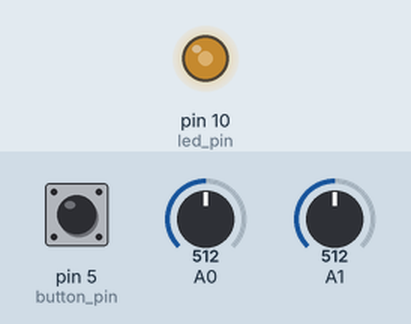
Recording of a sketch running on a simulated Arduino Uno, built with avr-gcc and run on an emulated ATmega328P. Parts: output pins drawn as LEDs (lit = HIGH). Dashed ring = blinking. Inputs (shaded band) come from the test bench; at power-on: A0 = 512, A1 = 512, pin 5 (button_pin) HIGH.

Above: at 1.2 s.
1.3 s: A0 set to 6
4.3 s: A0 set to 3
At 5.55 s:
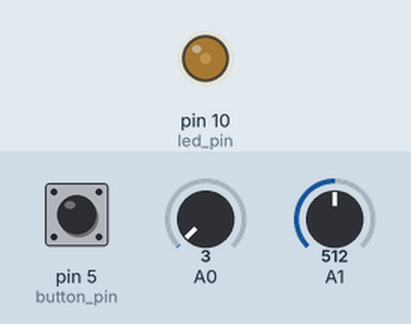
7.3 s: A1 set to 1023
10.3 s: A0 set to 306
13.3 s: pin 5 (button_pin) pulled LOW for 0.15 s
At 14.5 s:
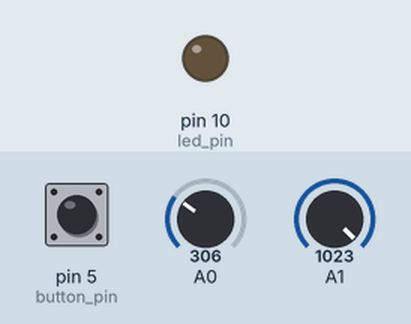
14.9 s: pin 5 (button_pin) pulled LOW for 1 s
At 15.6 s:
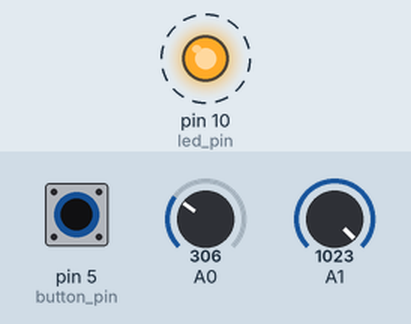
Timing chart, 0 to 19.9 s (numbered marks = the images above; inputs shaded):
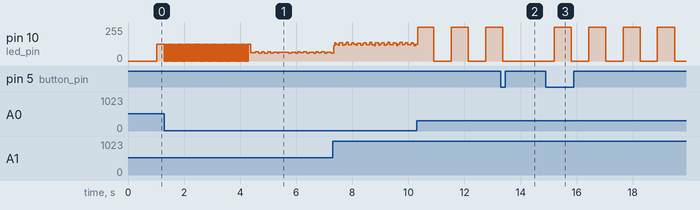

Measured:
- the behaviour switches between 5 and 4 on A0 (found by bisection; images 0 and 1)
- after the input at 13.3 s, pin 10 (led_pin): goes on until 13.4 s, then stays 0/255
- after the input at 14.9 s, pin 10 (led_pin): alternates 255/255 for 0.61 s and 0/255 for 0.61 s, starting after 0.30 s
- by itself, pin 10 (led_pin): alternates 255/255 for 0.59 s and 0/255 for 0.61 s

The sketch:

class_1-3_digtialread_digitalwrite_analogread_analogwrite.ino
```cpp
//Use one potentiometer to control the rate of the LED blinking and another to control the brightness

// More info on the functions and more at https://www.arduino.cc/reference/en/
// Diagram of the teeny 3.2 pins https://www.pjrc.com/teensy/card7a_rev1.png


// declaration section

int led_state = 0;
unsigned long current_time;
unsigned long prev_time;
unsigned long prev_time2;
int period = 100;
int led_pin = 10; //Only some pins can be used with PWM aka analogWrite
int button_pin = 5; //all pins can digital read
int button_reading;
int prev_button_reading;
int led_mode = 0;
int pot1;
int pot2;
int led_bright; //0-255

//setup is code that only happens one time right when the device turns on or resets
void setup() {
  pinMode(led_pin, OUTPUT);
  pinMode(button_pin, INPUT_PULLUP);
}

// loop repeats the code in its {} as fast as it can
void loop() {

  current_time = millis();

  prev_button_reading = button_reading;
  button_reading = digitalRead(button_pin);

  pot1 = analogRead(A0);  // returns values from 0-1023
  period = pot1 * 2; // now goes from 0 - 2046

  pot2 = analogRead(A1);  // returns values from 0-1023


  //analogWrite can only accept values from 0-255. That's its resolution
  //Since analogRead goes from 0-1023 and analogWrite wants 0-255 we can use map to easily change the range without doing any math
  // map(input variable, lowest value the input goes to, highest value the input goes to, desired low for output, desired high for output)
  led_bright = map(pot2, 0, 1023, 0, 255); //analog
  //more on map https://www.arduino.cc/reference/en/language/functions/math/map/

  if (prev_button_reading == 1 && button_reading == 0) {
    if (led_mode == 0) {
      led_mode = 1;
    }
    else {
      led_mode = 0;
    }
  }

  if (current_time - prev_time2 > 100) {
    prev_time2 = current_time;
    Serial.println(led_bright);
  }


  if (current_time - prev_time > period) {
    prev_time = current_time;

    if (led_state == 0) {
      led_state = 1;
    }
    else {
      led_state = 0;
    }

    if (led_mode == 0) {
      //led state still goes from 1 to 0
      // when it's 0 the output will be 0 as 0 * n = 0
      // When it's 1 it will output whatever value led_brightnes is 1 * n = n
      analogWrite(led_pin, led_state * led_bright);
    }

    if (led_mode == 1) {
      analogWrite(led_pin, 0);
    }

  }

} //loop is over
```
